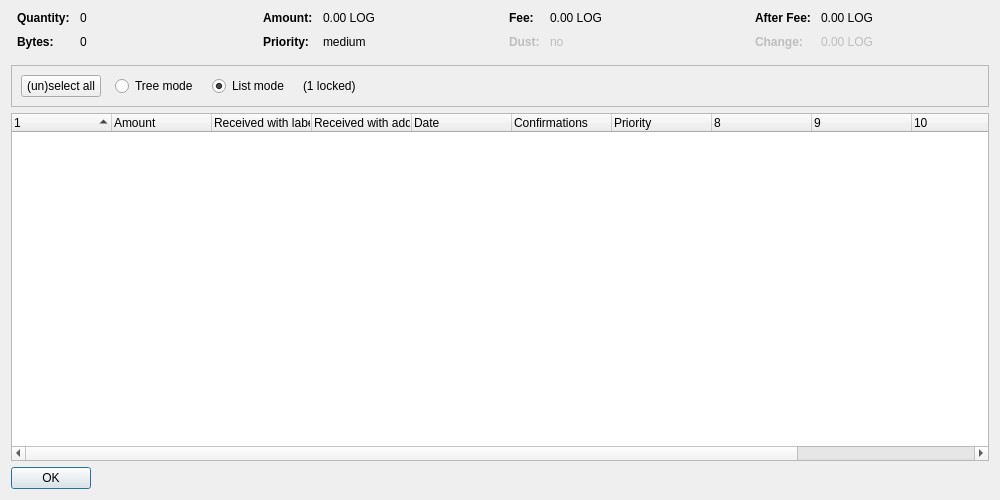
<?xml version="1.0" encoding="UTF-8"?>
<ui version="4.0">
 <class>CoinControlDialog</class>
 <widget class="QDialog" name="CoinControlDialog">
  <property name="geometry">
   <rect>
    <x>0</x>
    <y>0</y>
    <width>1000</width>
    <height>500</height>
   </rect>
  </property>
  <property name="windowTitle">
   <string>Coin Selection</string>
  </property>
  <layout class="QVBoxLayout" name="verticalLayout">
   <item>
    <layout class="QHBoxLayout" name="horizontalLayoutTop" stretch="0,0,0,0">
     <property name="topMargin">
      <number>0</number>
     </property>
     <property name="bottomMargin">
      <number>10</number>
     </property>
     <item>
      <layout class="QFormLayout" name="formLayoutCoinControl1">
       <property name="horizontalSpacing">
        <number>10</number>
       </property>
       <property name="verticalSpacing">
        <number>10</number>
       </property>
       <property name="leftMargin">
        <number>6</number>
       </property>
       <property name="rightMargin">
        <number>6</number>
       </property>
       <item row="0" column="0">
        <widget class="QLabel" name="labelCoinControlQuantityText">
         <property name="font">
          <font>
           <weight>75</weight>
           <bold>true</bold>
          </font>
         </property>
         <property name="text">
          <string>Quantity:</string>
         </property>
        </widget>
       </item>
       <item row="0" column="1">
        <widget class="QLabel" name="labelCoinControlQuantity">
         <property name="cursor">
          <cursorShape>IBeamCursor</cursorShape>
         </property>
         <property name="contextMenuPolicy">
          <enum>Qt::ActionsContextMenu</enum>
         </property>
         <property name="text">
          <string notr="true">0</string>
         </property>
         <property name="textInteractionFlags">
          <set>Qt::LinksAccessibleByMouse|Qt::TextSelectableByKeyboard|Qt::TextSelectableByMouse</set>
         </property>
        </widget>
       </item>
       <item row="1" column="0">
        <widget class="QLabel" name="labelCoinControlBytesText">
         <property name="font">
          <font>
           <weight>75</weight>
           <bold>true</bold>
          </font>
         </property>
         <property name="text">
          <string>Bytes:</string>
         </property>
        </widget>
       </item>
       <item row="1" column="1">
        <widget class="QLabel" name="labelCoinControlBytes">
         <property name="cursor">
          <cursorShape>IBeamCursor</cursorShape>
         </property>
         <property name="contextMenuPolicy">
          <enum>Qt::ActionsContextMenu</enum>
         </property>
         <property name="text">
          <string notr="true">0</string>
         </property>
         <property name="textInteractionFlags">
          <set>Qt::LinksAccessibleByMouse|Qt::TextSelectableByKeyboard|Qt::TextSelectableByMouse</set>
         </property>
        </widget>
       </item>
      </layout>
     </item>
     <item>
      <layout class="QFormLayout" name="formLayoutCoinControl2">
       <property name="horizontalSpacing">
        <number>10</number>
       </property>
       <property name="verticalSpacing">
        <number>10</number>
       </property>
       <property name="leftMargin">
        <number>6</number>
       </property>
       <property name="rightMargin">
        <number>6</number>
       </property>
       <item row="0" column="0">
        <widget class="QLabel" name="labelCoinControlAmountText">
         <property name="font">
          <font>
           <weight>75</weight>
           <bold>true</bold>
          </font>
         </property>
         <property name="text">
          <string>Amount:</string>
         </property>
        </widget>
       </item>
       <item row="0" column="1">
        <widget class="QLabel" name="labelCoinControlAmount">
         <property name="cursor">
          <cursorShape>IBeamCursor</cursorShape>
         </property>
         <property name="contextMenuPolicy">
          <enum>Qt::ActionsContextMenu</enum>
         </property>
         <property name="text">
          <string notr="true">0.00 LOG</string>
         </property>
         <property name="textInteractionFlags">
          <set>Qt::LinksAccessibleByMouse|Qt::TextSelectableByKeyboard|Qt::TextSelectableByMouse</set>
         </property>
        </widget>
       </item>
       <item row="1" column="0">
        <widget class="QLabel" name="labelCoinControlPriorityText">
         <property name="font">
          <font>
           <weight>75</weight>
           <bold>true</bold>
          </font>
         </property>
         <property name="text">
          <string>Priority:</string>
         </property>
        </widget>
       </item>
       <item row="1" column="1">
        <widget class="QLabel" name="labelCoinControlPriority">
         <property name="cursor">
          <cursorShape>IBeamCursor</cursorShape>
         </property>
         <property name="contextMenuPolicy">
          <enum>Qt::ActionsContextMenu</enum>
         </property>
         <property name="text">
          <string notr="true">medium</string>
         </property>
         <property name="textInteractionFlags">
          <set>Qt::LinksAccessibleByMouse|Qt::TextSelectableByKeyboard|Qt::TextSelectableByMouse</set>
         </property>
        </widget>
       </item>
      </layout>
     </item>
     <item>
      <layout class="QFormLayout" name="formLayoutCoinControl3">
       <property name="horizontalSpacing">
        <number>10</number>
       </property>
       <property name="verticalSpacing">
        <number>10</number>
       </property>
       <property name="leftMargin">
        <number>6</number>
       </property>
       <property name="rightMargin">
        <number>6</number>
       </property>
       <item row="0" column="0">
        <widget class="QLabel" name="labelCoinControlFeeText">
         <property name="font">
          <font>
           <weight>75</weight>
           <bold>true</bold>
          </font>
         </property>
         <property name="text">
          <string>Fee:</string>
         </property>
        </widget>
       </item>
       <item row="0" column="1">
        <widget class="QLabel" name="labelCoinControlFee">
         <property name="cursor">
          <cursorShape>IBeamCursor</cursorShape>
         </property>
         <property name="contextMenuPolicy">
          <enum>Qt::ActionsContextMenu</enum>
         </property>
         <property name="text">
          <string notr="true">0.00 LOG</string>
         </property>
         <property name="textInteractionFlags">
          <set>Qt::LinksAccessibleByMouse|Qt::TextSelectableByKeyboard|Qt::TextSelectableByMouse</set>
         </property>
        </widget>
       </item>
       <item row="1" column="0">
        <widget class="QLabel" name="labelCoinControlLowOutputText">
         <property name="enabled">
          <bool>false</bool>
         </property>
         <property name="font">
          <font>
           <weight>75</weight>
           <bold>true</bold>
          </font>
         </property>
         <property name="text">
          <string>Dust:</string>
         </property>
        </widget>
       </item>
       <item row="1" column="1">
        <widget class="QLabel" name="labelCoinControlLowOutput">
         <property name="enabled">
          <bool>false</bool>
         </property>
         <property name="cursor">
          <cursorShape>IBeamCursor</cursorShape>
         </property>
         <property name="contextMenuPolicy">
          <enum>Qt::ActionsContextMenu</enum>
         </property>
         <property name="text">
          <string notr="true">no</string>
         </property>
         <property name="textInteractionFlags">
          <set>Qt::LinksAccessibleByMouse|Qt::TextSelectableByKeyboard|Qt::TextSelectableByMouse</set>
         </property>
        </widget>
       </item>
      </layout>
     </item>
     <item>
      <layout class="QFormLayout" name="formLayoutCoinControl4">
       <property name="horizontalSpacing">
        <number>10</number>
       </property>
       <property name="verticalSpacing">
        <number>10</number>
       </property>
       <property name="leftMargin">
        <number>6</number>
       </property>
       <property name="rightMargin">
        <number>6</number>
       </property>
       <item row="0" column="0">
        <widget class="QLabel" name="labelCoinControlAfterFeeText">
         <property name="font">
          <font>
           <weight>75</weight>
           <bold>true</bold>
          </font>
         </property>
         <property name="text">
          <string>After Fee:</string>
         </property>
        </widget>
       </item>
       <item row="0" column="1">
        <widget class="QLabel" name="labelCoinControlAfterFee">
         <property name="cursor">
          <cursorShape>IBeamCursor</cursorShape>
         </property>
         <property name="contextMenuPolicy">
          <enum>Qt::ActionsContextMenu</enum>
         </property>
         <property name="text">
          <string notr="true">0.00 LOG</string>
         </property>
         <property name="textInteractionFlags">
          <set>Qt::LinksAccessibleByMouse|Qt::TextSelectableByKeyboard|Qt::TextSelectableByMouse</set>
         </property>
        </widget>
       </item>
       <item row="1" column="0">
        <widget class="QLabel" name="labelCoinControlChangeText">
         <property name="enabled">
          <bool>false</bool>
         </property>
         <property name="font">
          <font>
           <weight>75</weight>
           <bold>true</bold>
          </font>
         </property>
         <property name="text">
          <string>Change:</string>
         </property>
        </widget>
       </item>
       <item row="1" column="1">
        <widget class="QLabel" name="labelCoinControlChange">
         <property name="enabled">
          <bool>false</bool>
         </property>
         <property name="cursor">
          <cursorShape>IBeamCursor</cursorShape>
         </property>
         <property name="contextMenuPolicy">
          <enum>Qt::ActionsContextMenu</enum>
         </property>
         <property name="text">
          <string notr="true">0.00 LOG</string>
         </property>
         <property name="textInteractionFlags">
          <set>Qt::LinksAccessibleByMouse|Qt::TextSelectableByKeyboard|Qt::TextSelectableByMouse</set>
         </property>
        </widget>
       </item>
      </layout>
     </item>
    </layout>
   </item>
   <item>
    <widget class="QFrame" name="frame">
     <property name="minimumSize">
      <size>
       <width>0</width>
       <height>40</height>
      </size>
     </property>
     <property name="frameShape">
      <enum>QFrame::StyledPanel</enum>
     </property>
     <property name="frameShadow">
      <enum>QFrame::Sunken</enum>
     </property>
     <layout class="QHBoxLayout" name="horizontalLayout">
      <item>
       <layout class="QHBoxLayout" name="horizontalLayoutPanel" stretch="0,0,0,0,0">
        <property name="spacing">
         <number>14</number>
        </property>
        <item>
         <widget class="QPushButton" name="pushButtonSelectAll">
          <property name="sizePolicy">
           <sizepolicy hsizetype="Maximum" vsizetype="Fixed">
            <horstretch>0</horstretch>
            <verstretch>0</verstretch>
           </sizepolicy>
          </property>
          <property name="text">
           <string>(un)select all</string>
          </property>
          <property name="autoDefault">
           <bool>false</bool>
          </property>
         </widget>
        </item>
        <item>
         <widget class="QRadioButton" name="radioTreeMode">
          <property name="sizePolicy">
           <sizepolicy hsizetype="Maximum" vsizetype="Fixed">
            <horstretch>0</horstretch>
            <verstretch>0</verstretch>
           </sizepolicy>
          </property>
          <property name="text">
           <string>Tree mode</string>
          </property>
         </widget>
        </item>
        <item>
         <widget class="QRadioButton" name="radioListMode">
          <property name="sizePolicy">
           <sizepolicy hsizetype="Maximum" vsizetype="Fixed">
            <horstretch>0</horstretch>
            <verstretch>0</verstretch>
           </sizepolicy>
          </property>
          <property name="text">
           <string>List mode</string>
          </property>
          <property name="checked">
           <bool>true</bool>
          </property>
         </widget>
        </item>
        <item>
         <widget class="QLabel" name="labelLocked">
          <property name="text">
           <string notr="true">(1 locked)</string>
          </property>
         </widget>
        </item>
        <item>
         <spacer name="horizontalSpacer">
          <property name="orientation">
           <enum>Qt::Horizontal</enum>
          </property>
          <property name="sizeHint" stdset="0">
           <size>
            <width>40</width>
            <height>20</height>
           </size>
          </property>
         </spacer>
        </item>
       </layout>
      </item>
     </layout>
    </widget>
   </item>
   <item>
    <widget class="CoinControlTreeWidget" name="treeWidget">
     <property name="contextMenuPolicy">
      <enum>Qt::CustomContextMenu</enum>
     </property>
     <property name="sortingEnabled">
      <bool>false</bool>
     </property>
     <property name="columnCount">
      <number>12</number>
     </property>
     <attribute name="headerShowSortIndicator" stdset="0">
      <bool>true</bool>
     </attribute>
     <attribute name="headerStretchLastSection">
      <bool>false</bool>
     </attribute>
     <column>
      <property name="text">
       <string/>
      </property>
     </column>
     <column>
      <property name="text">
       <string>Amount</string>
      </property>
     </column>
     <column>
      <property name="text">
       <string>Received with label</string>
      </property>
     </column>
     <column>
      <property name="text">
       <string>Received with address</string>
      </property>
     </column>
     <column>
      <property name="text">
       <string>Date</string>
      </property>
     </column>
     <column>
      <property name="text">
       <string>Confirmations</string>
      </property>
      <property name="toolTip">
       <string>Confirmed</string>
      </property>
     </column>
     <column>
      <property name="text">
       <string>Priority</string>
      </property>
     </column>
     <column>
      <property name="text">
       <string/>
      </property>
     </column>
     <column>
      <property name="text">
       <string/>
      </property>
     </column>
     <column>
      <property name="text">
       <string/>
      </property>
     </column>
     <column>
      <property name="text">
       <string/>
      </property>
     </column>
     <column>
      <property name="text">
       <string/>
      </property>
     </column>
    </widget>
   </item>
   <item>
    <widget class="QDialogButtonBox" name="buttonBox">
     <property name="sizePolicy">
      <sizepolicy hsizetype="Maximum" vsizetype="Fixed">
       <horstretch>0</horstretch>
       <verstretch>0</verstretch>
      </sizepolicy>
     </property>
     <property name="orientation">
      <enum>Qt::Horizontal</enum>
     </property>
     <property name="standardButtons">
      <set>QDialogButtonBox::Ok</set>
     </property>
    </widget>
   </item>
  </layout>
 </widget>
 <customwidgets>
  <customwidget>
   <class>CoinControlTreeWidget</class>
   <extends>QTreeWidget</extends>
   <header>coincontroltreewidget.h</header>
  </customwidget>
 </customwidgets>
 <resources/>
 <connections/>
</ui>
